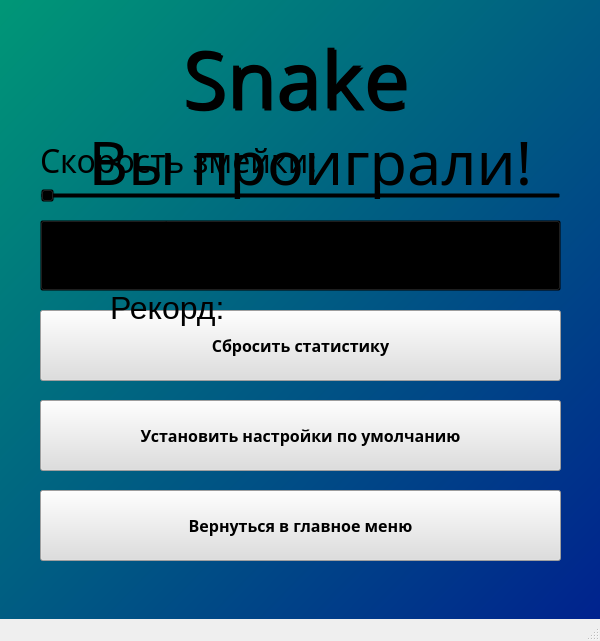
<?xml version="1.0" encoding="UTF-8"?>
<ui version="4.0">
 <class>MainWindow</class>
 <widget class="QMainWindow" name="MainWindow">
  <property name="geometry">
   <rect>
    <x>0</x>
    <y>0</y>
    <width>600</width>
    <height>641</height>
   </rect>
  </property>
  <property name="sizePolicy">
   <sizepolicy hsizetype="Fixed" vsizetype="Fixed">
    <horstretch>0</horstretch>
    <verstretch>0</verstretch>
   </sizepolicy>
  </property>
  <property name="windowTitle">
   <string>MainWindow</string>
  </property>
  <widget class="QWidget" name="centralwidget">
   <property name="sizePolicy">
    <sizepolicy hsizetype="Preferred" vsizetype="Preferred">
     <horstretch>0</horstretch>
     <verstretch>0</verstretch>
    </sizepolicy>
   </property>
   <property name="layoutDirection">
    <enum>Qt::LeftToRight</enum>
   </property>
   <property name="styleSheet">
    <string notr="true">QWidget {background-color: qlineargradient(spread:pad, x1:0, y1:0, x2:1, y2:1, stop:0 rgba(0, 151, 119, 255), stop:1 rgba(0, 34, 142, 255))}</string>
   </property>
   <widget class="QLabel" name="title_label">
    <property name="geometry">
     <rect>
      <x>90</x>
      <y>32</y>
      <width>411</width>
      <height>91</height>
     </rect>
    </property>
    <property name="font">
     <font>
      <family>Myanmar Text</family>
      <pointsize>60</pointsize>
     </font>
    </property>
    <property name="autoFillBackground">
     <bool>false</bool>
    </property>
    <property name="styleSheet">
     <string notr="true">QLabel {background-color: rgba(0, 0, 0, 0)}
QLabel {color: 'white'}</string>
    </property>
    <property name="text">
     <string>Snake</string>
    </property>
    <property name="alignment">
     <set>Qt::AlignCenter</set>
    </property>
   </widget>
   <widget class="QLabel" name="title_label_2">
    <property name="geometry">
     <rect>
      <x>92</x>
      <y>34</y>
      <width>411</width>
      <height>91</height>
     </rect>
    </property>
    <property name="font">
     <font>
      <family>Myanmar Text</family>
      <pointsize>60</pointsize>
     </font>
    </property>
    <property name="autoFillBackground">
     <bool>false</bool>
    </property>
    <property name="styleSheet">
     <string notr="true">QLabel {background-color: rgba(0, 0, 0, 0)}
QLabel {color: rgb(0, 0, 0)}</string>
    </property>
    <property name="text">
     <string>Snake</string>
    </property>
    <property name="alignment">
     <set>Qt::AlignCenter</set>
    </property>
   </widget>
   <widget class="QPushButton" name="button_start_game">
    <property name="geometry">
     <rect>
      <x>40</x>
      <y>220</y>
      <width>521</width>
      <height>71</height>
     </rect>
    </property>
    <property name="font">
     <font>
      <family>Yu Gothic</family>
      <pointsize>25</pointsize>
      <weight>75</weight>
      <bold>true</bold>
     </font>
    </property>
    <property name="cursor">
     <cursorShape>PointingHandCursor</cursorShape>
    </property>
    <property name="styleSheet">
     <string notr="true">QPushButton {background-color: rgba(0, 0, 0, 0)}</string>
    </property>
    <property name="text">
     <string>Начать игру</string>
    </property>
   </widget>
   <widget class="QPushButton" name="button_options">
    <property name="geometry">
     <rect>
      <x>40</x>
      <y>310</y>
      <width>521</width>
      <height>71</height>
     </rect>
    </property>
    <property name="font">
     <font>
      <family>Yu Gothic</family>
      <pointsize>25</pointsize>
      <weight>75</weight>
      <bold>true</bold>
     </font>
    </property>
    <property name="cursor">
     <cursorShape>PointingHandCursor</cursorShape>
    </property>
    <property name="styleSheet">
     <string notr="true">QPushButton {background-color: rgba(0, 0, 0, 0)}</string>
    </property>
    <property name="text">
     <string>Настройки</string>
    </property>
   </widget>
   <widget class="QPushButton" name="button_help">
    <property name="geometry">
     <rect>
      <x>40</x>
      <y>400</y>
      <width>521</width>
      <height>71</height>
     </rect>
    </property>
    <property name="font">
     <font>
      <family>Yu Gothic</family>
      <pointsize>25</pointsize>
      <weight>75</weight>
      <bold>true</bold>
     </font>
    </property>
    <property name="cursor">
     <cursorShape>PointingHandCursor</cursorShape>
    </property>
    <property name="styleSheet">
     <string notr="true">QPushButton {background-color: rgba(0, 0, 0, 0)}</string>
    </property>
    <property name="text">
     <string>Помощь</string>
    </property>
   </widget>
   <widget class="QPushButton" name="button_exit">
    <property name="geometry">
     <rect>
      <x>40</x>
      <y>490</y>
      <width>521</width>
      <height>71</height>
     </rect>
    </property>
    <property name="font">
     <font>
      <family>Yu Gothic</family>
      <pointsize>25</pointsize>
      <weight>75</weight>
      <bold>true</bold>
     </font>
    </property>
    <property name="cursor">
     <cursorShape>PointingHandCursor</cursorShape>
    </property>
    <property name="styleSheet">
     <string notr="true">QPushButton {background-color: rgba(0, 0, 0, 0)}</string>
    </property>
    <property name="text">
     <string>Выход</string>
    </property>
   </widget>
   <widget class="QLabel" name="label_game_over">
    <property name="enabled">
     <bool>true</bool>
    </property>
    <property name="geometry">
     <rect>
      <x>90</x>
      <y>110</y>
      <width>441</width>
      <height>101</height>
     </rect>
    </property>
    <property name="font">
     <font>
      <family>Myanmar Text</family>
      <pointsize>46</pointsize>
     </font>
    </property>
    <property name="styleSheet">
     <string notr="true">QLabel {background-color: rgba(0, 0, 0, 0)}
QLabel {color: 'white'}</string>
    </property>
    <property name="text">
     <string>Вы проиграли!</string>
    </property>
    <property name="alignment">
     <set>Qt::AlignCenter</set>
    </property>
   </widget>
   <widget class="QPushButton" name="button_restart">
    <property name="geometry">
     <rect>
      <x>40</x>
      <y>400</y>
      <width>521</width>
      <height>71</height>
     </rect>
    </property>
    <property name="font">
     <font>
      <family>Yu Gothic</family>
      <pointsize>25</pointsize>
      <weight>75</weight>
      <bold>true</bold>
     </font>
    </property>
    <property name="cursor">
     <cursorShape>PointingHandCursor</cursorShape>
    </property>
    <property name="styleSheet">
     <string notr="true">QPushButton {background-color: rgba(0, 0, 0, 0)}
QPushButton {color: 'white'}</string>
    </property>
    <property name="text">
     <string>Начать заново</string>
    </property>
   </widget>
   <widget class="QPushButton" name="button_go_main_menu">
    <property name="geometry">
     <rect>
      <x>40</x>
      <y>490</y>
      <width>521</width>
      <height>71</height>
     </rect>
    </property>
    <property name="font">
     <font>
      <family>Yu Gothic</family>
      <pointsize>25</pointsize>
      <weight>75</weight>
      <bold>true</bold>
     </font>
    </property>
    <property name="cursor">
     <cursorShape>PointingHandCursor</cursorShape>
    </property>
    <property name="styleSheet">
     <string notr="true">QPushButton {background-color: rgba(0, 0, 0, 0)}
QPushButton {color: 'white'}</string>
    </property>
    <property name="text">
     <string>Главное меню</string>
    </property>
   </widget>
   <widget class="QLabel" name="label_game_over_score">
    <property name="geometry">
     <rect>
      <x>110</x>
      <y>210</y>
      <width>401</width>
      <height>121</height>
     </rect>
    </property>
    <property name="font">
     <font>
      <pointsize>24</pointsize>
     </font>
    </property>
    <property name="styleSheet">
     <string notr="true">QLabel {background-color: rgba(0, 0, 0, 0)}
QLabel {color: 'white'}</string>
    </property>
    <property name="text">
     <string>Набрано очков: 

Рекорд: </string>
    </property>
   </widget>
   <widget class="QSlider" name="slider_difficulty">
    <property name="geometry">
     <rect>
      <x>40</x>
      <y>180</y>
      <width>521</width>
      <height>31</height>
     </rect>
    </property>
    <property name="styleSheet">
     <string notr="true">QSlider {background-color: rgba(0, 0, 0, 0)}
QSlider {color: 'white'}</string>
    </property>
    <property name="orientation">
     <enum>Qt::Horizontal</enum>
    </property>
   </widget>
   <widget class="QLabel" name="label_difficulty">
    <property name="geometry">
     <rect>
      <x>40</x>
      <y>140</y>
      <width>361</width>
      <height>41</height>
     </rect>
    </property>
    <property name="font">
     <font>
      <family>Myanmar Text</family>
      <pointsize>24</pointsize>
     </font>
    </property>
    <property name="styleSheet">
     <string notr="true">QLabel {background-color: rgba(0, 0, 0, 0)}
QLabel {color: 'white'}</string>
    </property>
    <property name="text">
     <string>Скорость змейки:</string>
    </property>
   </widget>
   <widget class="QPushButton" name="button_set_default">
    <property name="geometry">
     <rect>
      <x>40</x>
      <y>400</y>
      <width>521</width>
      <height>71</height>
     </rect>
    </property>
    <property name="font">
     <font>
      <family>Yu Gothic</family>
      <pointsize>12</pointsize>
      <weight>75</weight>
      <bold>true</bold>
     </font>
    </property>
    <property name="cursor">
     <cursorShape>PointingHandCursor</cursorShape>
    </property>
    <property name="styleSheet">
     <string notr="true">QPushButton {background-color: rgb(222, 222, 222)}</string>
    </property>
    <property name="text">
     <string>Установить настройки по умолчанию</string>
    </property>
   </widget>
   <widget class="QPushButton" name="button_go_main_opt">
    <property name="geometry">
     <rect>
      <x>40</x>
      <y>490</y>
      <width>521</width>
      <height>71</height>
     </rect>
    </property>
    <property name="font">
     <font>
      <family>Yu Gothic</family>
      <pointsize>12</pointsize>
      <weight>75</weight>
      <bold>true</bold>
     </font>
    </property>
    <property name="cursor">
     <cursorShape>PointingHandCursor</cursorShape>
    </property>
    <property name="styleSheet">
     <string notr="true">QPushButton {background-color: rgb(222, 222, 222)}</string>
    </property>
    <property name="text">
     <string>Вернуться в главное меню</string>
    </property>
   </widget>
   <widget class="QPushButton" name="button_reset_stat">
    <property name="geometry">
     <rect>
      <x>40</x>
      <y>310</y>
      <width>521</width>
      <height>71</height>
     </rect>
    </property>
    <property name="font">
     <font>
      <family>Yu Gothic</family>
      <pointsize>12</pointsize>
      <weight>75</weight>
      <bold>true</bold>
     </font>
    </property>
    <property name="cursor">
     <cursorShape>PointingHandCursor</cursorShape>
    </property>
    <property name="styleSheet">
     <string notr="true">QPushButton {background-color: rgb(222, 222, 222)}</string>
    </property>
    <property name="text">
     <string>Сбросить статистику</string>
    </property>
   </widget>
   <zorder>button_options</zorder>
   <zorder>button_restart</zorder>
   <zorder>button_help</zorder>
   <zorder>button_exit</zorder>
   <zorder>button_go_main_menu</zorder>
   <zorder>button_reset_stat</zorder>
   <zorder>button_set_default</zorder>
   <zorder>label_game_over</zorder>
   <zorder>button_start_game</zorder>
   <zorder>label_game_over_score</zorder>
   <zorder>title_label_2</zorder>
   <zorder>title_label</zorder>
   <zorder>slider_difficulty</zorder>
   <zorder>label_difficulty</zorder>
   <zorder>button_go_main_opt</zorder>
  </widget>
  <widget class="QMenuBar" name="menubar">
   <property name="geometry">
    <rect>
     <x>0</x>
     <y>0</y>
     <width>600</width>
     <height>21</height>
    </rect>
   </property>
  </widget>
  <widget class="QStatusBar" name="statusbar"/>
 </widget>
 <resources/>
 <connections/>
</ui>
